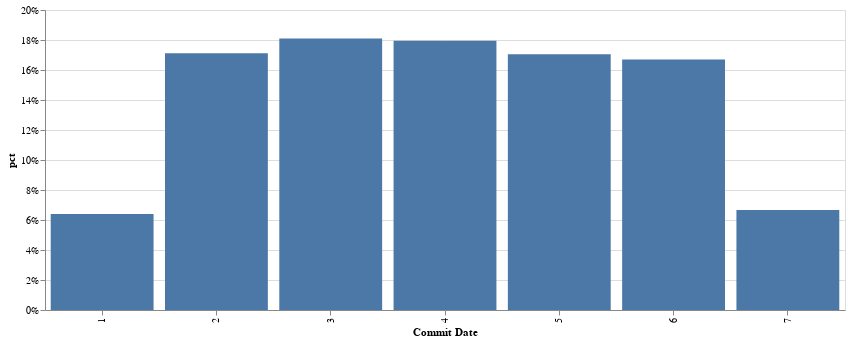

The notebook cell this image was saved under:
### Code cell
# 6- Number of commits per weekday

q6 = """
SELECT 
    EXTRACT(DAYOFWEEK FROM committer.date) AS commit_date,
    COUNT(committer.date) AS number_of_commits
FROM bruin-hiring.github_repos.sample_commits
GROUP BY 1
ORDER BY 1 ASC
"""
# print(df)
res = client.query(q6).result()
df = res.to_dataframe()
df['pct'] = df['number_of_commits']/df['number_of_commits'].sum()

alt.Chart(df, width=800).mark_bar().encode(
    x=alt.X('commit_date:N', title='Commit Date'),
    y=alt.Y('pct:Q', title='pct').axis(format='.0%'),
)

### Figure 1 — Vega-Lite specification as saved in the notebook (floating-point values rounded to 4 significant figures)
{"config": {"view": {"continuousWidth": 300, "continuousHeight": 300}}, "data": {"name": "data-77ab464bd1c1024e5d33690d8428557b"}, "mark": {"type": "bar"}, "encoding": {"x": {"field": "commit_date", "title": "Commit Date", "type": "nominal"}, "y": {"axis": {"format": ".0%"}, "field": "pct", "title": "pct", "type": "quantitative"}}, "width": 800, "$schema": "https://vega.github.io/schema/vega-lite/v5.8.0.json", "datasets": {"data-77ab464bd1c1024e5d33690d8428557b": [{"commit_date": 1, "number_of_commits": 43072, "pct": 0.06407}, {"commit_date": 2, "number_of_commits": 115061, "pct": 0.1711}, {"commit_date": 3, "number_of_commits": 121674, "pct": 0.181}, {"commit_date": 4, "number_of_commits": 120722, "pct": 0.1796}, {"commit_date": 5, "number_of_commits": 114669, "pct": 0.1706}, {"commit_date": 6, "number_of_commits": 112297, "pct": 0.167}, {"commit_date": 7, "number_of_commits": 44814, "pct": 0.06666}]}}
